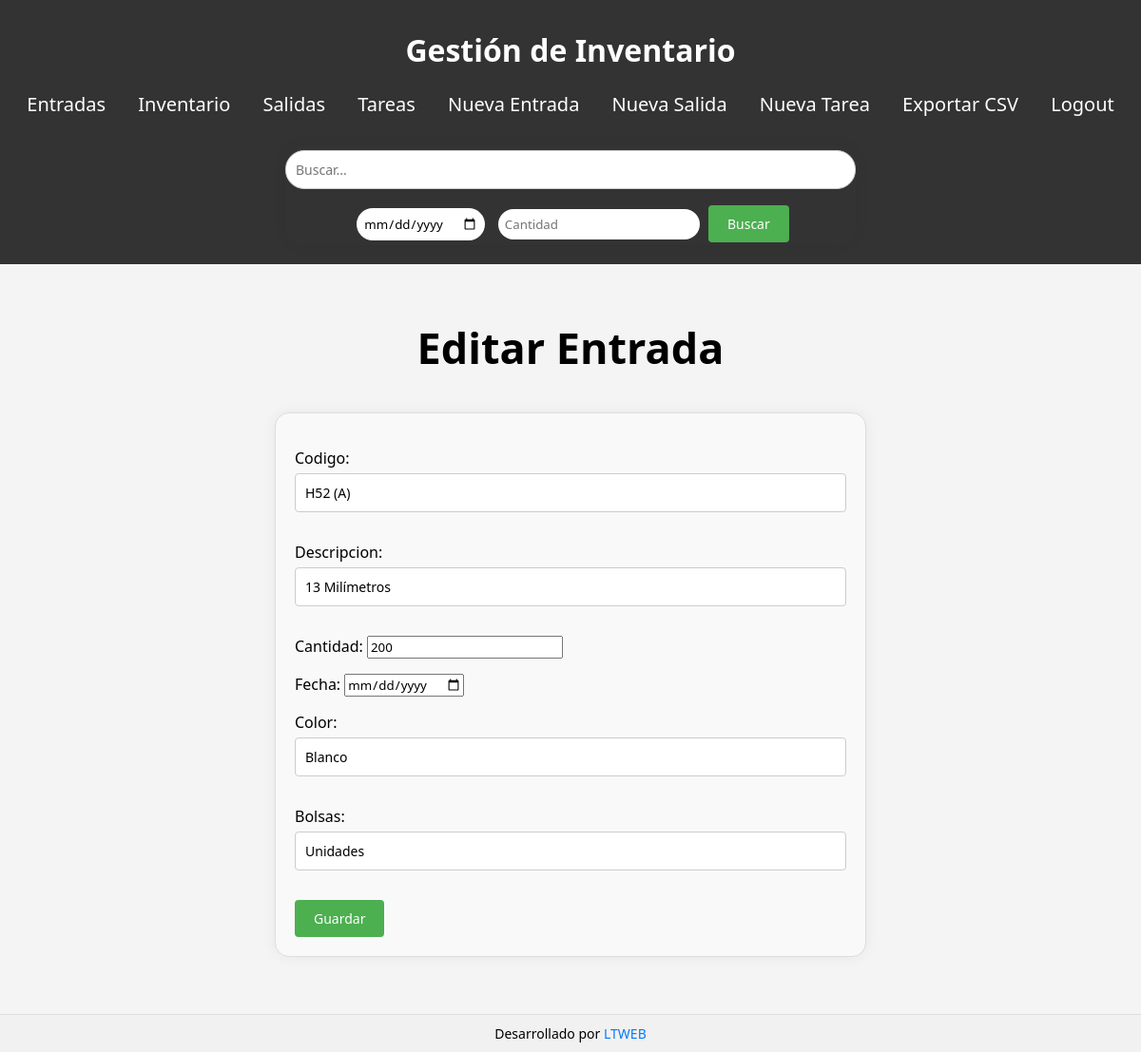
Screenshot of /entradas/editar/25/ (signed in) with the database file from the repository.
### core/models.py (models this page shows, shortened)
class Entrada(models.Model):
    codigo = models.CharField(max_length=50)
    descripcion = models.TextField()
    cantidad = models.IntegerField()
    fecha = models.DateField()
    color = models.CharField(max_length=50)
    bolsas = models.CharField(max_length=50)  # Cambiado a texto

### core/views.py (the view)
# urls.py: path('entradas/editar/<int:pk>/', entrada_edit, name='entrada_edit'),
@admin_required
def entrada_edit(request, pk):
    entrada = get_object_or_404(Entrada, pk=pk)
    cantidad_original = entrada.cantidad
    codigo_original = entrada.codigo
    if request.method == 'POST':
        form = EntradaForm(request.POST, instance=entrada)
        if form.is_valid():
            entrada = form.save(commit=False)
            diferencia = entrada.cantidad - cantidad_original
            if codigo_original != entrada.codigo:
                try:
                    inventario_original = Inventario.objects.get(codigo=codigo_original)
                    inventario_original.entradas -= cantidad_original
                    inventario_original.inventario -= cantidad_original
                    inventario_original.save()
                except Inventario.DoesNotExist:
                    inventario_original = None
                try:
                    inventario = Inventario.objects.get(codigo=entrada.codigo)
                except Inventario.DoesNotExist:
                    inventario = Inventario(
                        codigo=entrada.codigo,
                        descripcion=entrada.descripcion,
                        entradas=0,
                        salidas=0,
                        inventario=0,
                        fecha=entrada.fecha,
                        color=entrada.color,
                        bolsas=entrada.bolsas
                    )
                inventario.entradas += entrada.cantidad
                inventario.inventario += entrada.cantidad
                inventario.descripcion = entrada.descripcion
                inventario.fecha = entrada.fecha
                inventario.color = entrada.color
                inventario.bolsas = entrada.bolsas
                inventario.save()
            else:
                inventario = Inventario.objects.get(codigo=entrada.codigo)
                inventario.descripcion = entrada.descripcion
                inventario.entradas += diferencia
                inventario.inventario += diferencia
                inventario.fecha = entrada.fecha
                inventario.color = entrada.color
                inventario.bolsas = entrada.bolsas
                inventario.save()
            entrada.save()
            return redirect('entrada_list')
    else:
        form = EntradaForm(instance=entrada)
    return render(request, 'core/entrada_form.html', {'form': form})

### core/forms.py
class EntradaForm(forms.ModelForm):
    codigo = forms.CharField(widget=forms.TextInput(attrs={'class': 'form-control'}), required=True)
    class Meta:
        model = Entrada
        fields = ['codigo', 'descripcion', 'cantidad', 'fecha', 'color', 'bolsas']
        widgets = {
            'fecha': forms.DateInput(format='%d/%m/%Y', attrs={'type': 'date', 'class': 'form-control'}),
            'descripcion': forms.TextInput(attrs={'class': 'form-control'}),
            'cantidad': forms.NumberInput(attrs={'class': 'form-control'}),
            'color': forms.TextInput(attrs={'class': 'form-control'}),
            'bolsas': forms.TextInput(attrs={'class': 'form-control'}),
        }

### core/views.py (called while the page is built)
def is_admin(user):
    return user.is_staff

### core/templates/core/entrada_form.html (shortened to what this page needs)
{% extends "base_generic.html" %}
{% block content %}
  <h2>{% if form.instance.pk %}Editar Entrada{% else %}Nueva Entrada{% endif %}</h2>
  <form method="post">
    {{ form.as_p }}
    <button type="submit">Guardar</button>
  </form>
{% endblock %}

### core/static/core/style.css (style rules this page uses)
* { font-family: system-ui, -apple-system, BlinkMacSystemFont, 'Segoe UI', Roboto, Oxygen, Ubuntu, Cantarell, 'Open Sans', 'Helvetica Neue', sans-serif; }
body { font-family: Arial, sans-serif; margin: 0; padding: 0; background-color: #f4f4f4; }
h2 { text-align: center; font-size: 45px; font-weight: 900; }
form { width: 50%; margin: auto; margin-bottom: 20px; padding: 20px; background-color: #f9f9f9; border: 1px solid #ddd; border-radius: 15px; box-shadow: 0px 0px 15px rgba(0, 0, 0, 0.057); }
form input[type="text"], form input[type="email"], form textarea, form select { width: 100%; padding: 10px; margin: 5px 0 15px 0; border: 1px solid #ccc; border-radius: 4px; box-sizing: border-box; font-size: 14px; outline: none; }
form button { background-color: #4CAF50; color: white; padding: 10px 20px; border: none; border-radius: 4px; cursor: pointer; font-size: 14px; }

### rows the page displays
Entrada: codigo "H52 (A)", descripcion "13 Milímetros", cantidad "200", color "Blanco", bolsas "Unidades"
